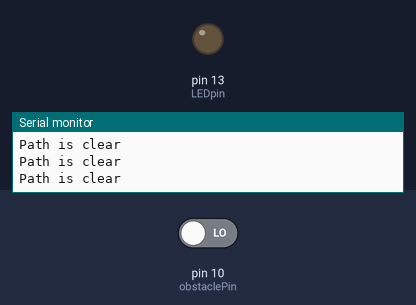
Bench run of a sketch on a simulated Arduino Uno, built with avr-gcc and run on an emulated ATmega328P. Shown: output pins drawn as LEDs (lit = HIGH), the last lines printed to the serial monitor. The inputs (shaded band) are chosen by the test bench; at power-on: pin 10 (obstaclePin) LOW.

Above: at 2.8 s.
2.9 s: pin 10 (obstaclePin) driven HIGH
At 3.6 s:
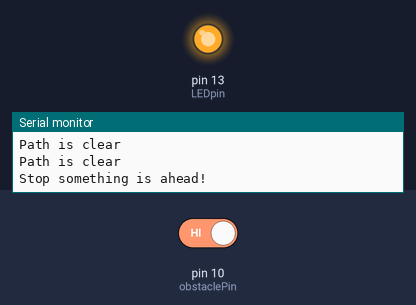
4.5 s: pin 10 (obstaclePin) driven LOW
At 6.3 s:
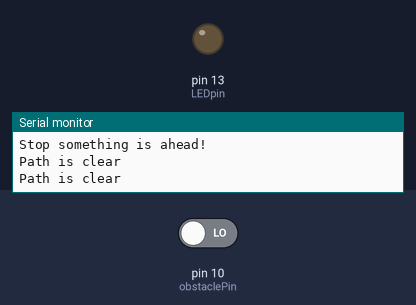
Timing chart, 0 to 7.8 s (numbered marks = the images above; inputs shaded):
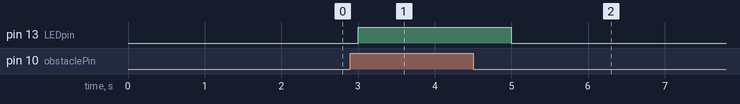

The sketch:

IR_Sen.ino
```cpp
int LEDpin=13;
int obstaclePin = 10;
int hasObstacle = LOW;
void setup() {
 // put your setup code here, to run once:
 pinMode(LEDpin,OUTPUT);
 pinMode(obstaclePin,INPUT);
 Serial.begin(9600);
}
void loop() {
 // put your main code here, to run repeatedly:
 hasObstacle = digitalRead(obstaclePin);
if(hasObstacle == HIGH)
 {
 Serial.println("Stop something is ahead!");
 digitalWrite(LEDpin,HIGH);
 }
 else{
 Serial.println("Path is clear");
 digitalWrite(LEDpin,LOW);
 }
 delay(1000);
}
```

Measured:
- after the input at 2.9 s, pin 13 (LEDpin): LOW → HIGH after 0.10 s
- after the input at 4.5 s, pin 13 (LEDpin): HIGH → LOW after 0.50 s
